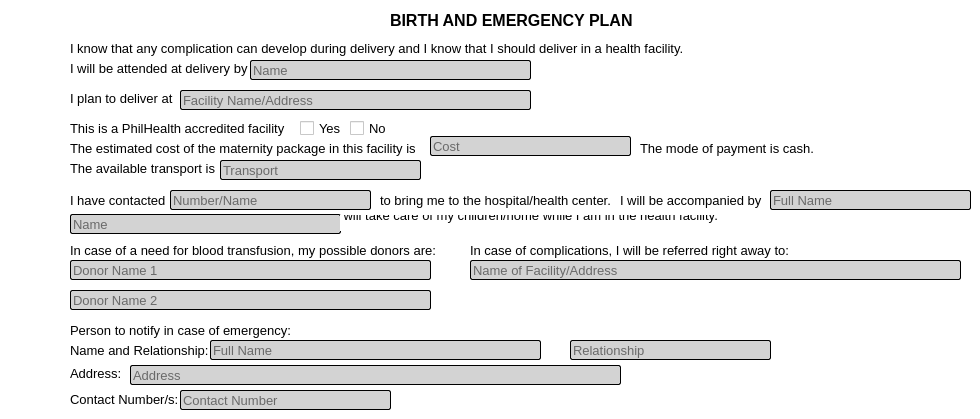
     <widget class="QWidget" name="BEPlan">
      <property name="styleSheet">
       <string notr="true">background-color: white;</string>
      </property>
      <widget class="QLabel" name="label_174">
       <property name="geometry">
        <rect>
         <x>390</x>
         <y>10</y>
         <width>251</width>
         <height>21</height>
        </rect>
       </property>
       <property name="font">
        <font>
         <family>Arial</family>
         <pointsize>12</pointsize>
         <weight>75</weight>
         <bold>true</bold>
        </font>
       </property>
       <property name="text">
        <string>BIRTH AND EMERGENCY PLAN</string>
       </property>
      </widget>
      <widget class="QLabel" name="label_175">
       <property name="geometry">
        <rect>
         <x>70</x>
         <y>40</y>
         <width>621</width>
         <height>16</height>
        </rect>
       </property>
       <property name="font">
        <font>
         <family>Arial</family>
         <pointsize>10</pointsize>
         <weight>50</weight>
         <bold>false</bold>
        </font>
       </property>
       <property name="text">
        <string>I know that any complication can develop during delivery and I know that I should deliver in a health facility.</string>
       </property>
      </widget>
      <widget class="QLabel" name="label_176">
       <property name="geometry">
        <rect>
         <x>70</x>
         <y>60</y>
         <width>181</width>
         <height>16</height>
        </rect>
       </property>
       <property name="font">
        <font>
         <family>Arial</family>
         <pointsize>10</pointsize>
         <weight>50</weight>
         <bold>false</bold>
        </font>
       </property>
       <property name="text">
        <string>I will be attended at delivery by</string>
       </property>
      </widget>
      <widget class="QLineEdit" name="bep_dan">
       <property name="geometry">
        <rect>
         <x>250</x>
         <y>60</y>
         <width>281</width>
         <height>20</height>
        </rect>
       </property>
       <property name="font">
        <font>
         <family>Arial</family>
         <pointsize>10</pointsize>
         <weight>50</weight>
         <bold>false</bold>
        </font>
       </property>
       <property name="styleSheet">
        <string notr="true">background-color: lightgray;
border: 1px solid black;
border-radius: 2px;
</string>
       </property>
       <property name="placeholderText">
        <string>Name</string>
       </property>
      </widget>
      <widget class="QLabel" name="label_177">
       <property name="geometry">
        <rect>
         <x>70</x>
         <y>90</y>
         <width>111</width>
         <height>16</height>
        </rect>
       </property>
       <property name="font">
        <font>
         <family>Arial</family>
         <pointsize>10</pointsize>
         <weight>50</weight>
         <bold>false</bold>
        </font>
       </property>
       <property name="text">
        <string>I plan to deliver at</string>
       </property>
      </widget>
      <widget class="QLineEdit" name="bep_dfna">
       <property name="geometry">
        <rect>
         <x>180</x>
         <y>90</y>
         <width>351</width>
         <height>20</height>
        </rect>
       </property>
       <property name="font">
        <font>
         <family>Arial</family>
         <pointsize>10</pointsize>
         <weight>50</weight>
         <bold>false</bold>
        </font>
       </property>
       <property name="styleSheet">
        <string notr="true">background-color: lightgray;
border: 1px solid black;
border-radius: 2px;
</string>
       </property>
       <property name="placeholderText">
        <string>Facility Name/Address</string>
       </property>
      </widget>
      <widget class="QLabel" name="label_178">
       <property name="geometry">
        <rect>
         <x>70</x>
         <y>120</y>
         <width>221</width>
         <height>16</height>
        </rect>
       </property>
       <property name="font">
        <font>
         <family>Arial</family>
         <pointsize>10</pointsize>
         <weight>50</weight>
         <bold>false</bold>
        </font>
       </property>
       <property name="text">
        <string>This is a PhilHealth accredited facility</string>
       </property>
      </widget>
      <widget class="QCheckBox" name="bep_dfpaY">
       <property name="geometry">
        <rect>
         <x>300</x>
         <y>120</y>
         <width>41</width>
         <height>16</height>
        </rect>
       </property>
       <property name="font">
        <font>
         <family>Arial</family>
         <pointsize>10</pointsize>
        </font>
       </property>
       <property name="text">
        <string>Yes</string>
       </property>
       <property name="checked">
        <bool>false</bool>
       </property>
      </widget>
      <widget class="QCheckBox" name="bep_dfpaN">
       <property name="geometry">
        <rect>
         <x>350</x>
         <y>120</y>
         <width>41</width>
         <height>16</height>
        </rect>
       </property>
       <property name="font">
        <font>
         <family>Arial</family>
         <pointsize>10</pointsize>
        </font>
       </property>
       <property name="text">
        <string>No</string>
       </property>
      </widget>
      <widget class="QLabel" name="label_179">
       <property name="geometry">
        <rect>
         <x>70</x>
         <y>140</y>
         <width>351</width>
         <height>16</height>
        </rect>
       </property>
       <property name="font">
        <font>
         <family>Arial</family>
         <pointsize>10</pointsize>
         <weight>50</weight>
         <bold>false</bold>
        </font>
       </property>
       <property name="text">
        <string>The estimated cost of the maternity package in this facility is</string>
       </property>
      </widget>
      <widget class="QLineEdit" name="bep_dfmpc">
       <property name="geometry">
        <rect>
         <x>430</x>
         <y>136</y>
         <width>201</width>
         <height>20</height>
        </rect>
       </property>
       <property name="font">
        <font>
         <family>Arial</family>
         <pointsize>10</pointsize>
         <weight>50</weight>
         <bold>false</bold>
        </font>
       </property>
       <property name="styleSheet">
        <string notr="true">background-color: lightgray;
border: 1px solid black;
border-radius: 2px;
</string>
       </property>
       <property name="placeholderText">
        <string>Cost</string>
       </property>
      </widget>
      <widget class="QLabel" name="label_180">
       <property name="geometry">
        <rect>
         <x>640</x>
         <y>140</y>
         <width>181</width>
         <height>16</height>
        </rect>
       </property>
       <property name="font">
        <font>
         <family>Arial</family>
         <pointsize>10</pointsize>
         <weight>50</weight>
         <bold>false</bold>
        </font>
       </property>
       <property name="text">
        <string>The mode of payment is cash.</string>
       </property>
      </widget>
      <widget class="QLabel" name="label_181">
       <property name="geometry">
        <rect>
         <x>70</x>
         <y>160</y>
         <width>151</width>
         <height>16</height>
        </rect>
       </property>
       <property name="font">
        <font>
         <family>Arial</family>
         <pointsize>10</pointsize>
         <weight>50</weight>
         <bold>false</bold>
        </font>
       </property>
       <property name="text">
        <string>The available transport is</string>
       </property>
      </widget>
      <widget class="QLineEdit" name="bep_dft">
       <property name="geometry">
        <rect>
         <x>220</x>
         <y>160</y>
         <width>201</width>
         <height>20</height>
        </rect>
       </property>
       <property name="font">
        <font>
         <family>Arial</family>
         <pointsize>10</pointsize>
         <weight>50</weight>
         <bold>false</bold>
        </font>
       </property>
       <property name="styleSheet">
        <string notr="true">background-color: lightgray;
border: 1px solid black;
border-radius: 2px;
</string>
       </property>
       <property name="placeholderText">
        <string>Transport</string>
       </property>
      </widget>
      <widget class="QLabel" name="label_182">
       <property name="geometry">
        <rect>
         <x>70</x>
         <y>190</y>
         <width>101</width>
         <height>20</height>
        </rect>
       </property>
       <property name="font">
        <font>
         <family>Arial</family>
         <pointsize>10</pointsize>
         <weight>50</weight>
         <bold>false</bold>
        </font>
       </property>
       <property name="text">
        <string>I have contacted</string>
       </property>
      </widget>
      <widget class="QLineEdit" name="bep_cnn">
       <property name="geometry">
        <rect>
         <x>170</x>
         <y>190</y>
         <width>201</width>
         <height>20</height>
        </rect>
       </property>
       <property name="font">
        <font>
         <family>Arial</family>
         <pointsize>10</pointsize>
         <weight>50</weight>
         <bold>false</bold>
        </font>
       </property>
       <property name="styleSheet">
        <string notr="true">background-color: lightgray;
border: 1px solid black;
border-radius: 2px;
</string>
       </property>
       <property name="placeholderText">
        <string>Number/Name</string>
       </property>
      </widget>
      <widget class="QLabel" name="label_183">
       <property name="geometry">
        <rect>
         <x>380</x>
         <y>190</y>
         <width>231</width>
         <height>20</height>
        </rect>
       </property>
       <property name="font">
        <font>
         <family>Arial</family>
         <pointsize>10</pointsize>
         <weight>50</weight>
         <bold>false</bold>
        </font>
       </property>
       <property name="text">
        <string>to bring me to the hospital/health center.</string>
       </property>
      </widget>
      <widget class="QLabel" name="label_184">
       <property name="geometry">
        <rect>
         <x>620</x>
         <y>190</y>
         <width>151</width>
         <height>20</height>
        </rect>
       </property>
       <property name="font">
        <font>
         <family>Arial</family>
         <pointsize>10</pointsize>
         <weight>50</weight>
         <bold>false</bold>
        </font>
       </property>
       <property name="text">
        <string>I will be accompanied by</string>
       </property>
      </widget>
      <widget class="QLineEdit" name="bep_cn">
       <property name="geometry">
        <rect>
         <x>770</x>
         <y>190</y>
         <width>201</width>
         <height>20</height>
        </rect>
       </property>
       <property name="font">
        <font>
         <family>Arial</family>
         <pointsize>10</pointsize>
         <weight>50</weight>
         <bold>false</bold>
        </font>
       </property>
       <property name="styleSheet">
        <string notr="true">background-color: lightgray;
border: 1px solid black;
border-radius: 2px;
</string>
       </property>
       <property name="placeholderText">
        <string>Full Name</string>
       </property>
      </widget>
      <widget class="QLineEdit" name="bep_can">
       <property name="geometry">
        <rect>
         <x>70</x>
         <y>214</y>
         <width>271</width>
         <height>20</height>
        </rect>
       </property>
       <property name="font">
        <font>
         <family>Arial</family>
         <pointsize>10</pointsize>
         <weight>50</weight>
         <bold>false</bold>
        </font>
       </property>
       <property name="styleSheet">
        <string notr="true">background-color: lightgray;
border: 1px solid black;
border-radius: 2px;
</string>
       </property>
       <property name="placeholderText">
        <string>Name</string>
       </property>
      </widget>
      <widget class="QLabel" name="label_185">
       <property name="geometry">
        <rect>
         <x>340</x>
         <y>215</y>
         <width>391</width>
         <height>16</height>
        </rect>
       </property>
       <property name="font">
        <font>
         <family>Arial</family>
         <pointsize>10</pointsize>
         <weight>50</weight>
         <bold>false</bold>
        </font>
       </property>
       <property name="text">
        <string> will take care of my children/home while I am in the health facility.
</string>
       </property>
      </widget>
      <widget class="QLabel" name="label_186">
       <property name="geometry">
        <rect>
         <x>70</x>
         <y>240</y>
         <width>371</width>
         <height>20</height>
        </rect>
       </property>
       <property name="font">
        <font>
         <family>Arial</family>
         <pointsize>10</pointsize>
         <weight>50</weight>
         <bold>false</bold>
        </font>
       </property>
       <property name="text">
        <string>In case of a need for blood transfusion, my possible donors are:</string>
       </property>
      </widget>
      <widget class="QLineEdit" name="bep_dn1">
       <property name="geometry">
        <rect>
         <x>70</x>
         <y>260</y>
         <width>361</width>
         <height>20</height>
        </rect>
       </property>
       <property name="font">
        <font>
         <family>Arial</family>
         <pointsize>10</pointsize>
         <weight>50</weight>
         <bold>false</bold>
        </font>
       </property>
       <property name="styleSheet">
        <string notr="true">background-color: lightgray;
border: 1px solid black;
border-radius: 2px;
</string>
       </property>
       <property name="placeholderText">
        <string>Donor Name 1</string>
       </property>
      </widget>
      <widget class="QLineEdit" name="bep_dn2">
       <property name="geometry">
        <rect>
         <x>70</x>
         <y>290</y>
         <width>361</width>
         <height>20</height>
        </rect>
       </property>
       <property name="font">
        <font>
         <family>Arial</family>
         <pointsize>10</pointsize>
         <weight>50</weight>
         <bold>false</bold>
        </font>
       </property>
       <property name="styleSheet">
        <string notr="true">background-color: lightgray;
border: 1px solid black;
border-radius: 2px;
</string>
       </property>
       <property name="placeholderText">
        <string>Donor Name 2</string>
       </property>
      </widget>
      <widget class="QLabel" name="label_187">
       <property name="geometry">
        <rect>
         <x>470</x>
         <y>240</y>
         <width>371</width>
         <height>20</height>
        </rect>
       </property>
       <property name="font">
        <font>
         <family>Arial</family>
         <pointsize>10</pointsize>
         <weight>50</weight>
         <bold>false</bold>
        </font>
       </property>
       <property name="text">
        <string>In case of complications, I will be referred right away to:</string>
       </property>
      </widget>
      <widget class="QLineEdit" name="bep_rf">
       <property name="geometry">
        <rect>
         <x>470</x>
         <y>260</y>
         <width>491</width>
         <height>20</height>
        </rect>
       </property>
       <property name="font">
        <font>
         <family>Arial</family>
         <pointsize>10</pointsize>
         <weight>50</weight>
         <bold>false</bold>
        </font>
       </property>
       <property name="styleSheet">
        <string notr="true">background-color: lightgray;
border: 1px solid black;
border-radius: 2px;
</string>
       </property>
       <property name="placeholderText">
        <string>Name of Facility/Address</string>
       </property>
      </widget>
      <widget class="QLabel" name="label_188">
       <property name="geometry">
        <rect>
         <x>70</x>
         <y>320</y>
         <width>231</width>
         <height>20</height>
        </rect>
       </property>
       <property name="font">
        <font>
         <family>Arial</family>
         <pointsize>10</pointsize>
         <weight>50</weight>
         <bold>false</bold>
        </font>
       </property>
       <property name="text">
        <string>Person to notify in case of emergency:</string>
       </property>
      </widget>
      <widget class="QLabel" name="label_189">
       <property name="geometry">
        <rect>
         <x>70</x>
         <y>340</y>
         <width>141</width>
         <height>20</height>
        </rect>
       </property>
       <property name="font">
        <font>
         <family>Arial</family>
         <pointsize>10</pointsize>
         <weight>50</weight>
         <bold>false</bold>
        </font>
       </property>
       <property name="text">
        <string>Name and Relationship:</string>
       </property>
      </widget>
      <widget class="QLabel" name="label_190">
       <property name="geometry">
        <rect>
         <x>70</x>
         <y>365</y>
         <width>61</width>
         <height>16</height>
        </rect>
       </property>
       <property name="font">
        <font>
         <family>Arial</family>
         <pointsize>10</pointsize>
         <weight>50</weight>
         <bold>false</bold>
        </font>
       </property>
       <property name="text">
        <string>Address:</string>
       </property>
      </widget>
      <widget class="QLabel" name="label_191">
       <property name="geometry">
        <rect>
         <x>70</x>
         <y>389</y>
         <width>141</width>
         <height>21</height>
        </rect>
       </property>
       <property name="font">
        <font>
         <family>Arial</family>
         <pointsize>10</pointsize>
         <weight>50</weight>
         <bold>false</bold>
        </font>
       </property>
       <property name="text">
        <string>Contact Number/s:</string>
       </property>
      </widget>
      <widget class="QLineEdit" name="bep_ptnn">
       <property name="geometry">
        <rect>
         <x>210</x>
         <y>340</y>
         <width>331</width>
         <height>20</height>
        </rect>
       </property>
       <property name="font">
        <font>
         <family>Arial</family>
         <pointsize>10</pointsize>
         <weight>50</weight>
         <bold>false</bold>
        </font>
       </property>
       <property name="styleSheet">
        <string notr="true">background-color: lightgray;
border: 1px solid black;
border-radius: 2px;
</string>
       </property>
       <property name="placeholderText">
        <string>Full Name</string>
       </property>
      </widget>
      <widget class="QLineEdit" name="bep_ptnr">
       <property name="geometry">
        <rect>
         <x>570</x>
         <y>340</y>
         <width>201</width>
         <height>20</height>
        </rect>
       </property>
       <property name="font">
        <font>
         <family>Arial</family>
         <pointsize>10</pointsize>
         <weight>50</weight>
         <bold>false</bold>
        </font>
       </property>
       <property name="styleSheet">
        <string notr="true">background-color: lightgray;
border: 1px solid black;
border-radius: 2px;
</string>
       </property>
       <property name="placeholderText">
        <string>Relationship</string>
       </property>
      </widget>
      <widget class="QLineEdit" name="bep_ptna">
       <property name="geometry">
        <rect>
         <x>130</x>
         <y>365</y>
         <width>491</width>
         <height>20</height>
        </rect>
       </property>
       <property name="font">
        <font>
         <family>Arial</family>
         <pointsize>10</pointsize>
         <weight>50</weight>
         <bold>false</bold>
        </font>
       </property>
       <property name="styleSheet">
        <string notr="true">background-color: lightgray;
border: 1px solid black;
border-radius: 2px;
</string>
       </property>
       <property name="placeholderText">
        <string>Address</string>
       </property>
      </widget>
      <widget class="QLineEdit" name="bep_ptnc">
       <property name="geometry">
        <rect>
         <x>180</x>
         <y>390</y>
         <width>211</width>
         <height>20</height>
        </rect>
       </property>
       <property name="font">
        <font>
         <family>Arial</family>
         <pointsize>10</pointsize>
         <weight>50</weight>
         <bold>false</bold>
        </font>
       </property>
       <property name="styleSheet">
        <string notr="true">background-color: lightgray;
border: 1px solid black;
border-radius: 2px;
</string>
       </property>
       <property name="placeholderText">
        <string>Contact Number</string>
       </property>
      </widget>
     </widget>
